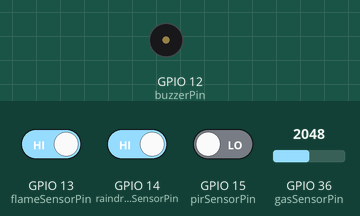
Simulated run of this program. Board: ESP32. Parts: buzzer (waves = sounding, pin HIGH). The test bench sets the inputs (shaded band); at power-on: GPIO 36 (gasSensorPin) = 2048, GPIO 13 (flameSensorPin) HIGH, GPIO 14 (raindropSensorPin) HIGH, GPIO 15 (pirSensorPin) LOW. WiFi joins after 1.5 s; servers stay silent unless stated; no MQTT or app messages arrive unless stated; what the program prints to the serial monitor is not drawn.

Above: at 3.7 s.
3.8 s: GPIO 36 (gasSensorPin) set to 1436
7.3 s: GPIO 36 (gasSensorPin) set to 1375
At 8.6 s:
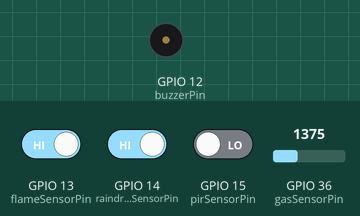
10.0 s: GPIO 36 (gasSensorPin) set to 1440
At 11.2 s:
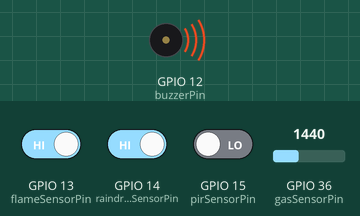
15.9 s: GPIO 36 (gasSensorPin) set to 1360
At 16.9 s:
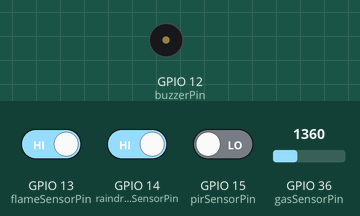
Timing chart, 0 to 18.9 s (numbered marks = the images above; inputs shaded):
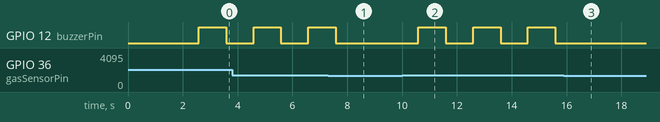

The program:

main.cpp
```cpp
#include <WiFi.h>
#include <PubSubClient.h>
#include <WiFiClientSecure.h>

// WiFi credentials
char ssid[] = "WE_9BFF74";
char pass[] = "m2315798";

//---- HiveMQ Cloud Broker settings
const char* mqtt_server = "9e76f359454b4390a6aee8af043690d7.s1.eu.hivemq.cloud";
const char* mqtt_username = "Ali Soliman";
const char* mqtt_password = "Ali.Sief1521";
const int mqtt_port = 8883;

WiFiClientSecure espClient;
PubSubClient client(espClient);

// HiveMQ Cloud Let's Encrypt CA certificate
static const char *root_ca PROGMEM = R"EOF(
-----BEGIN CERTIFICATE-----
MIIFazCCA1OgAwIBAgIRAIIQz7DSQONZRGPgu2OCiwAwDQYJKoZIhvcNAQELBQAw
TzELMAkGA1UEBhMCVVMxKTAnBgNVBAoTIEludGVybmV0IFNlY3VyaXR5IFJlc2Vh
cmNoIEdyb3VwMRUwEwYDVQQDEwxJU1JHIFJvb3QgWDEwHhcNMTUwNjA0MTEwNDM4
WhcNMzUwNjA0MTEwNDM4WjBPMQswCQYDVQQGEwJVUzEpMCcGA1UEChMgSW50ZXJu
ZXQgU2VjdXJpdHkgUmVzZWFyY2ggR3JvdXAxFTATBgNVBAMTDElTUkcgUm9vdCBY
MTCCAiIwDQYJKoZIhvcNAQEBBQADggIPADCCAgoCggIBAK3oJHP0FDfzm54rVygc
h77ct984kIxuPOZXoHj3dcKi/vVqbvYATyjb3miGbESTtrFj/RQSa78f0uoxmyF+
0TM8ukj13Xnfs7j/EvEhmkvBioZxaUpmZmyPfjxwv60pIgbz5MDmgK7iS4+3mX6U
A5/TR5d8mUgjU+g4rk8Kb4Mu0UlXjIB0ttov0DiNewNwIRt18jA8+o+u3dpjq+sW
T8KOEUt+zwvo/7V3LvSye0rgTBIlDHCNAymg4VMk7BPZ7hm/ELNKjD+Jo2FR3qyH
B5T0Y3HsLuJvW5iB4YlcNHlsdu87kGJ55tukmi8mxdAQ4Q7e2RCOFvu396j3x+UC
B5iPNgiV5+I3lg02dZ77DnKxHZu8A/lJBdiB3QW0KtZB6awBdpUKD9jf1b0SHzUv
KBds0pjBqAlkd25HN7rOrFleaJ1/ctaJxQZBKT5ZPt0m9STJEadao0xAH0ahmbWn
OlFuhjuefXKnEgV4We0+UXgVCwOPjdAvBbI+e0ocS3MFEvzG6uBQE3xDk3SzynTn
jh8BCNAw1FtxNrQHusEwMFxIt4I7mKZ9YIqioymCzLq9gwQbooMDQaHWBfEbwrbw
qHyGO0aoSCqI3Haadr8faqU9GY/rOPNk3sgrDQoo//fb4hVC1CLQJ13hef4Y53CI
rU7m2Ys6xt0nUW7/vGT1M0NPAgMBAAGjQjBAMA4GA1UdDwEB/wQEAwIBBjAPBgNV
HRMBAf8EBTADAQH/MB0GA1UdDgQWBBR5tFnme7bl5AFzgAiIyBpY9umbbjANBgkq
hkiG9w0BAQsFAAOCAgEAVR9YqbyyqFDQDLHYGmkgJykIrGF1XIpu+ILlaS/V9lZL
ubhzEFnTIZd+50xx+7LSYK05qAvqFyFWhfFQDlnrzuBZ6brJFe+GnY+EgPbk6ZGQ
3BebYhtF8GaV0nxvwuo77x/Py9auJ/GpsMiu/X1+mvoiBOv/2X/qkSsisRcOj/KK
NFtY2PwByVS5uCbMiogziUwthDyC3+6WVwW6LLv3xLfHTjuCvjHIInNzktHCgKQ5
ORAzI4JMPJ+GslWYHb4phowim57iaztXOoJwTdwJx4nLCgdNbOhdjsnvzqvHu7Ur
TkXWStAmzOVyyghqpZXjFaH3pO3JLF+l+/+sKAIuvtd7u+Nxe5AW0wdeRlN8NwdC
jNPElpzVmbUq4JUagEiuTDkHzsxHpFKVK7q4+63SM1N95R1NbdWhscdCb+ZAJzVc
oyi3B43njTOQ5yOf+1CceWxG1bQVs5ZufpsMljq4Ui0/1lvh+wjChP4kqKOJ2qxq
4RgqsahDYVvTH9w7jXbyLeiNdd8XM2w9U/t7y0Ff/9yi0GE44Za4rF2LN9d11TPA
mRGunUHBcnWEvgJBQl9nJEiU0Zsnvgc/ubhPgXRR4Xq37Z0j4r7g1SgEEzwxA57d
emyPxgcYxn/eR44/KJ4EBs+lVDR3veyJm+kXQ99b21/+jh5Xos1AnX5iItreGCc=
-----END CERTIFICATE-----
)EOF";

unsigned long lastMsg = 0;
#define MSG_BUFFER_SIZE (500)
char msg[MSG_BUFFER_SIZE];
int value = 0;

void setup_wifi() {
delay(10);
// We start by connecting to a WiFi network
Serial.println();
Serial.print("Connecting to ");
Serial.println(ssid);

WiFi.mode(WIFI_STA);
WiFi.begin(ssid, pass);

while (WiFi.status() != WL_CONNECTED) {
delay(500);
Serial.print(".");
}

randomSeed(micros());

Serial.println("");
Serial.println("WiFi connected");
Serial.println("IP address: ");
Serial.println(WiFi.localIP());
}

void callback(char* topic, byte* payload, unsigned int length) {
Serial.print("Message arrived [");
Serial.print(topic);
Serial.print("] ");
for (int i = 0; i < length; i++) {
Serial.print((char)payload[i]);
}
Serial.println();
}

void reconnect() {
// Loop until we’re reconnected
while (!client.connected()) {
Serial.print("Attempting MQTT connection… ");
String clientId = "ESP32Client";
// Attempt to connect
if (client.connect(clientId.c_str(), mqtt_username, mqtt_password)) {
Serial.println("connected!");
// Once connected, publish an announcement...
client.publish("ESP32/status", "connected");
// ... and resubscribe
//client.subscribe("Flutter/to/ESP");
} else {
Serial.print("failed, rc = ");
Serial.print(client.state());
Serial.println(" try again in 5 seconds");
// Wait 5 seconds before retrying
delay(5000);
}
}
}
const int flameSensorPin = 13; // Pin connected to DOUT of flame sensor
const int gasSensorPin = 36; // Pin connected to AOUT of gas sensor
const int buzzerPin = 12; // Pin connected to buzzer
const int raindropSensorPin = 14; // Pin connected to DOUT of raindrop sensor
const int pirSensorPin = 15; // Pin connected to OUT of PIR sensor

int flameSensorValue = 0; // Variable to store the flame sensor value
int gasSensorValue = 0; // Variable to store the gas sensor value
int raindropSensorValue = 0; // Variable to store the raindrop sensor value
int pirSensorValue = 0; // Variable to store the PIR sensor value

void setup() {
delay(500);
// When opening the Serial Monitor, select 9600 Baud
Serial.begin(9600);
pinMode(flameSensorPin, INPUT); // Set flame sensor pin as input
pinMode(gasSensorPin, INPUT); // Set gas sensor pin as input
pinMode(buzzerPin, OUTPUT); // Set buzzer pin as output
pinMode(raindropSensorPin, INPUT); // Set raindrop sensor pin as input
pinMode(pirSensorPin, INPUT); // Set PIR sensor pin as input

delay(500);
setup_wifi();
espClient.setCACert(root_ca);
client.setServer(mqtt_server, mqtt_port);
client.setCallback(callback);
}

void loop() {
if (!client.connected()) {
reconnect();
}
client.loop();
flameSensorValue = digitalRead(flameSensorPin); // Read the value from the flame sensor
gasSensorValue = analogRead(gasSensorPin); // Read the value from the gas sensor
raindropSensorValue = digitalRead(raindropSensorPin); // Read the value from the raindrop sensor
pirSensorValue = digitalRead(pirSensorPin); // Read the value from the PIR sensor

            //____ FLAME_______
  if (flameSensorValue == LOW) {
    client.publish("home/fire_sensor", "FLAME detected!");
    digitalWrite(buzzerPin,HIGH);
    delay(1000);
  } else {
    client.publish("home/fire_sensor", "No FLAME detected.");
    digitalWrite(buzzerPin,LOW);
  }
            //_____MQ4_______
  if (gasSensorValue > 1400) {
    client.publish("home/gas_sensor", "GAS detected!");
    digitalWrite(buzzerPin,HIGH);
    delay(1000);
  } else {
    client.publish("home/gas_sensor", "No GAS detected.");
    digitalWrite(buzzerPin,LOW);
  }

          //_____RAIN_______
  if (raindropSensorValue == LOW) {
    client.publish("home/water_sensor", "RAIN detected!");
    digitalWrite(buzzerPin,HIGH);
    delay(1000);
  } else {
    client.publish("home/water_sensor", "No RAIN detected.");
    digitalWrite(buzzerPin,LOW);
  }

            //_____MOTION_______
  if (pirSensorValue == HIGH) {
    client.publish("home/motion_sensor", "MOTION detected!");
    digitalWrite(buzzerPin,HIGH);
    delay(1000);
  } else {
    client.publish("home/motion_sensor", "No MOTION detected.");
    digitalWrite(buzzerPin,LOW);
  }
  delay(1000); // Wait for a second before reading again

}
```

Measured:
- the behaviour switches between 1401 and 1400 on GPIO 36 (gasSensorPin) (found by bisection; images 0 and 1)
- after the input at 7.3 s, GPIO 12 (buzzerPin): goes on until 7.6 s, then stays LOW
- after the input at 10.0 s, GPIO 12 (buzzerPin): alternates HIGH for 1.0 s and LOW for 1.0 s, starting after 0.59 s
- after the input at 15.9 s, GPIO 12 (buzzerPin): stops changing and stays LOW
